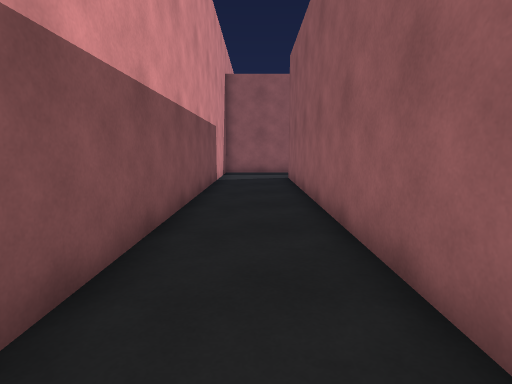
[1] (above)

24 first-person views from a walk through a Unity game level. The camera is 1.2 m above the floor, tilts 8° down and sees 80° across. The floor is counted in squares, 1 m on a side. Each view is taken from the middle of a square. On the plan, view 1 faces up. The plan holds only what a view shows up to about 13 squares ahead; the rest is blank. The place goes on beyond the plan. The player is left out.

[2]
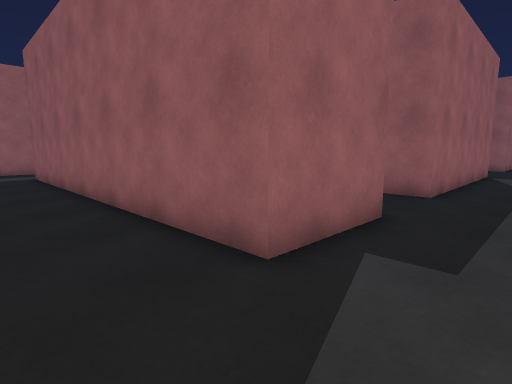

[3]
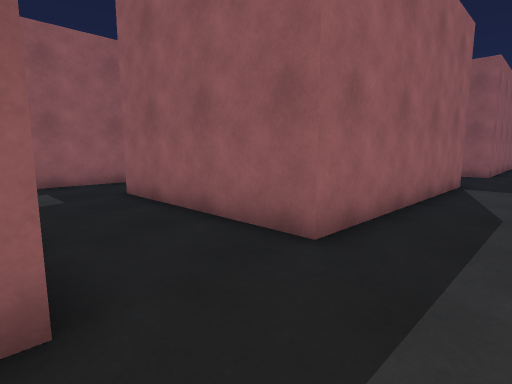

[4]
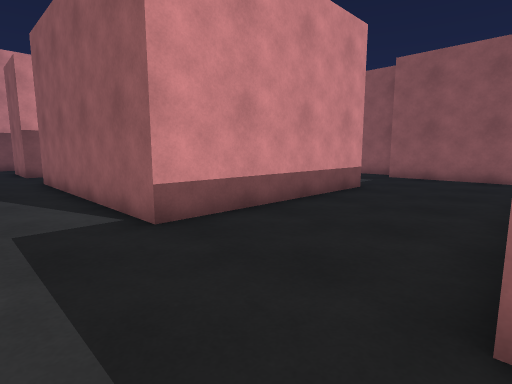

[5]
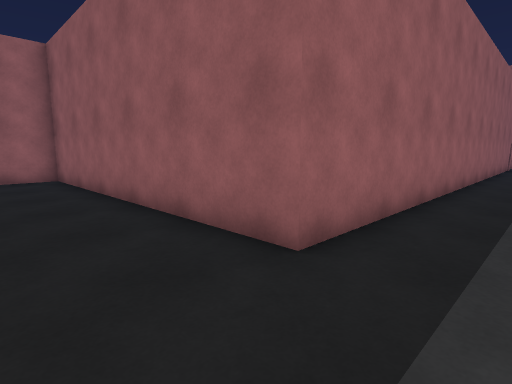

[6]
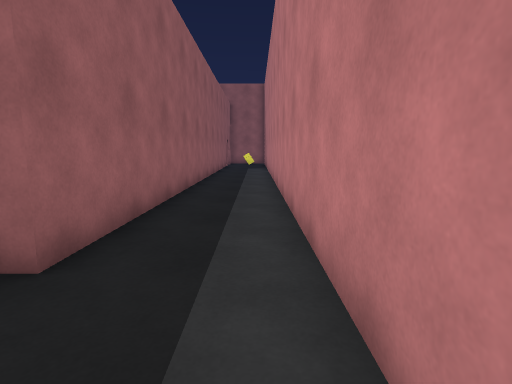

[7]
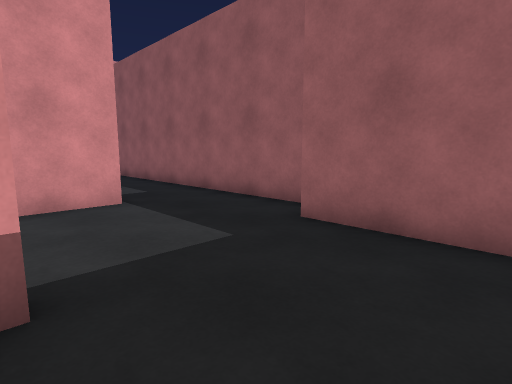

[8]
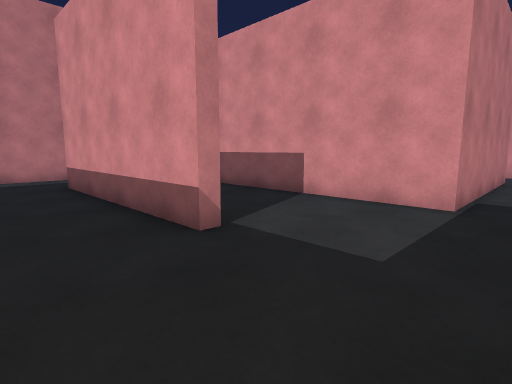

[9]
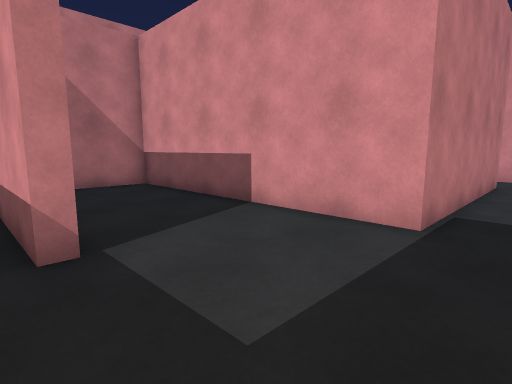

[10]
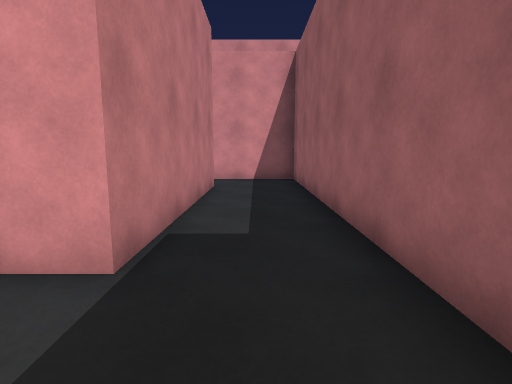

[11]
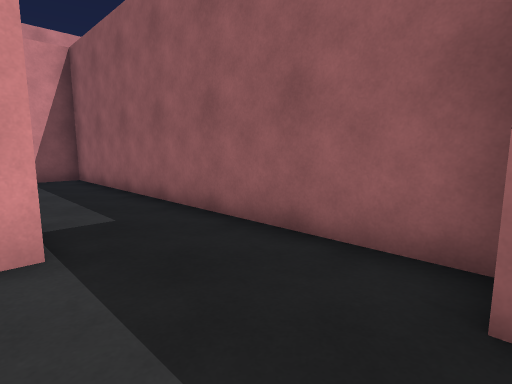

[12]
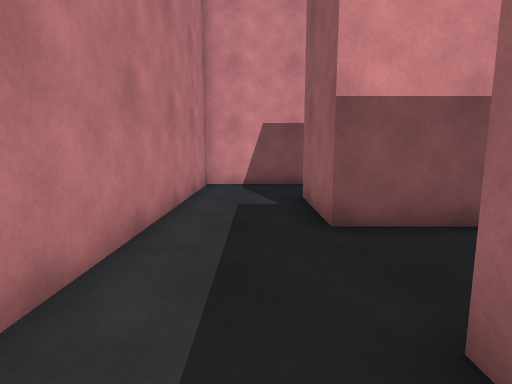

[13]
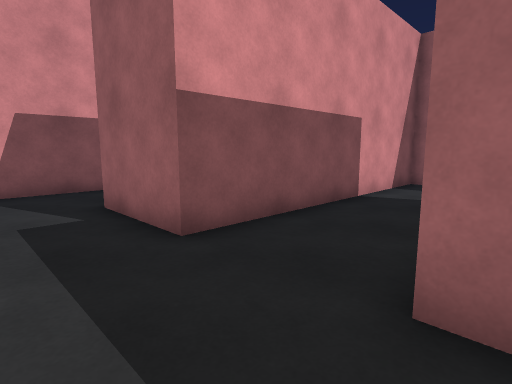

[14]
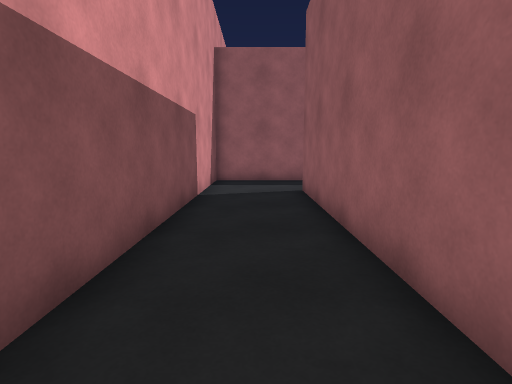

[15]
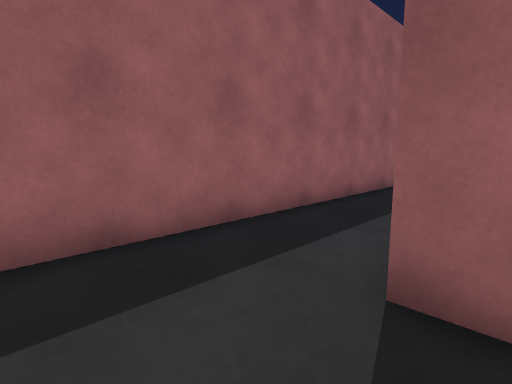

[16]
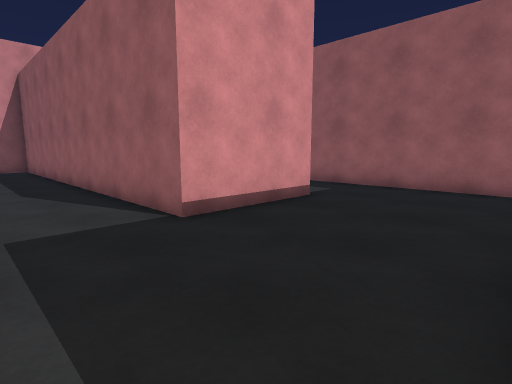

[17]
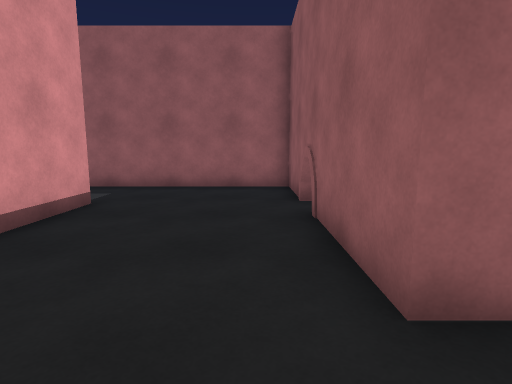

[18]
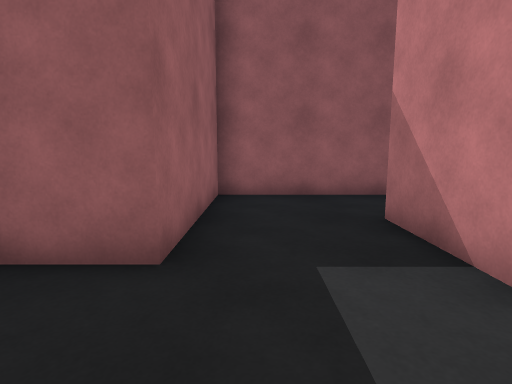

[19]
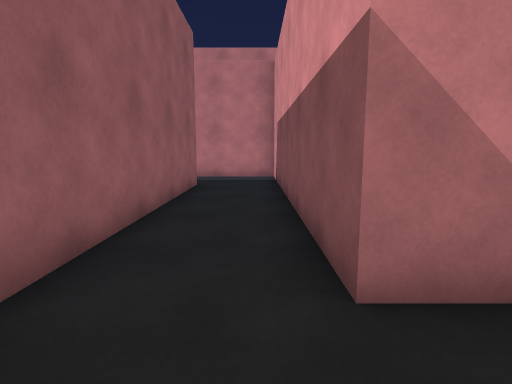

[20]
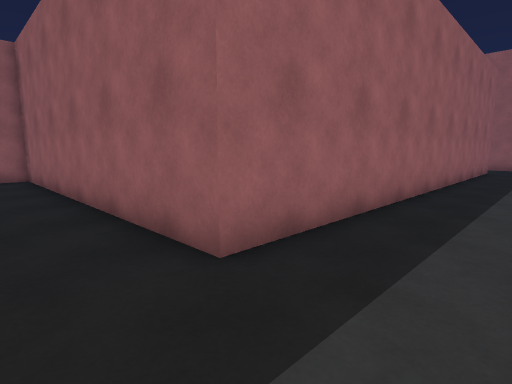

[21]
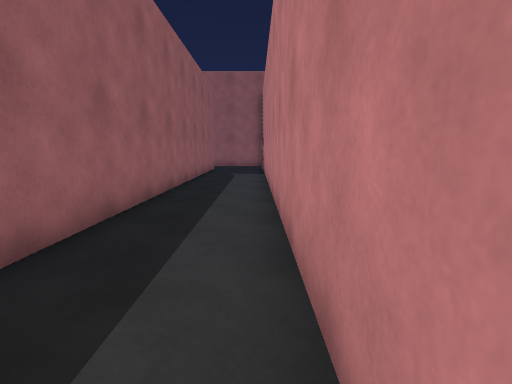

[22]
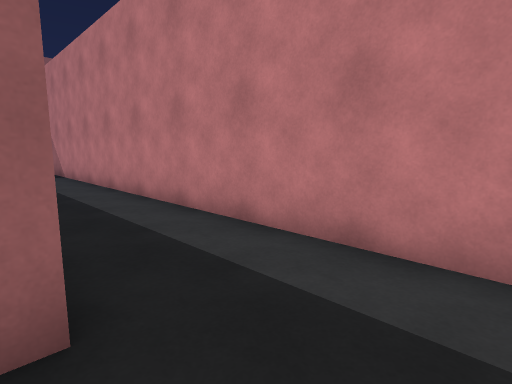

[23]
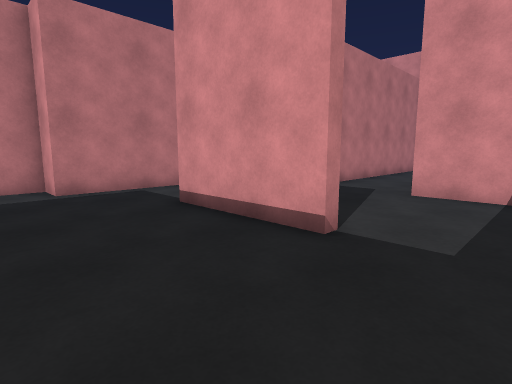

[24]
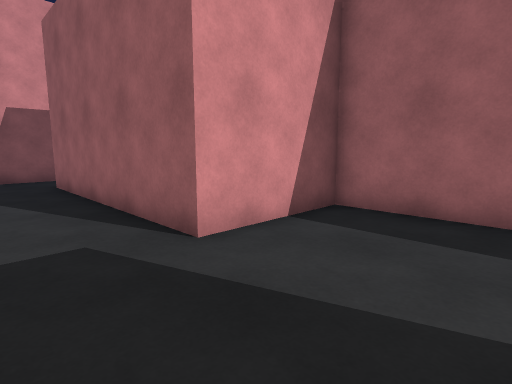

### Floor plan
Points are (right, up) in squares from view 1. A wall is a line through its corners. A room is listed if a view was taken in it or the views show most of it. See-through windows are left out.
Room 1 (views 1, 2, 3, 4, 5, 6, 7, 8, 9, 10, 11, 12, 13, 14, 15)
walls: (15, 7.3) (15.5, 7.3) (15.5, 0.2) (7.4, 0.2) (7.4, 6.4); (7.6, 9.2) (4.4, 9.2) (4.4, 0.2) (1.4, 0.2) (1.4, 13); (14.8, 12.5) (1.7, 12.5) (1.7, 9.3); (14.8, -2.7) (30.1, -2.7); (3.9, 9.6) (11.2, 9.6) (11.2, 0.6) (13.5, 0.6); (1.5, 15.8) (-1.5, 15.8) (-1.5, -2.7) (7.1, -2.7); (33.5, 0.2) (19.8, 0.2) (19.8, 11.4) (14.8, 11.4)
ways out: opening at (1, 14.5) to room 2; opening at (8, 7.5)
Room 2 (views 16, 17, 18, 19, 20, 21, 22, 23, 24)
walls: (11.5, 12.9) (15.2, 12.9) (15.2, 11.8) (20.2, 11.8) (20.2, 1.3); (12.9, 19.7) (13.3, 19.7) (13.3, 15.8) (1.5, 15.8); (4.1, 16.2) (6.9, 16.2); (21.3, 0.6) (33.5, 0.6); (-1.5, 19.9) (-1.5, 18.1); (33.5, 3.6) (23, 3.6) (23, 15) (18.1, 15) (18.1, 22.9) (8.6, 22.9) (8.6, 19.3) (0.7, 19.3)
ways out: opening at (1, 14.5) to room 1

Where each view was taken, in squares from view 1:
view 1: 0 up, 0 right, facing up
view 2: 2 down, 1 left, facing up-right
view 3: 2 down, 4 right, facing up-right
view 4: 2 down, 20 right, facing up-left
view 5: 2 down, 17 right, facing up-right
view 6: 2 down, 17 right, facing right
view 7: 7 up, 18 right, facing up-left
view 8: 11 up, 18 right, facing down-left
view 9: 11 up, 16 right, facing down-left
view 10: 11 up, 14 right, facing left
view 11: 9 up, 15 right, facing up-left
view 12: 1 down, 9 right, facing left
view 13: 2 down, 8 right, facing up-left
view 14: 4 up, 0 right, facing up
view 15: 12 up, 1 left, facing up-right
view 16: 13 up, 18 right, facing up-left
view 17: 13 up, 17 right, facing up
view 18: 14 up, 15 right, facing right
view 19: 14 up, 21 right, facing down
view 20: 1 up, 21 right, facing up-right
view 21: 1 up, 21 right, facing right
view 22: 4 up, 21 right, facing down-right
view 23: 22 up, 17 right, facing down-left
view 24: 17 up, 12 right, facing up-left
